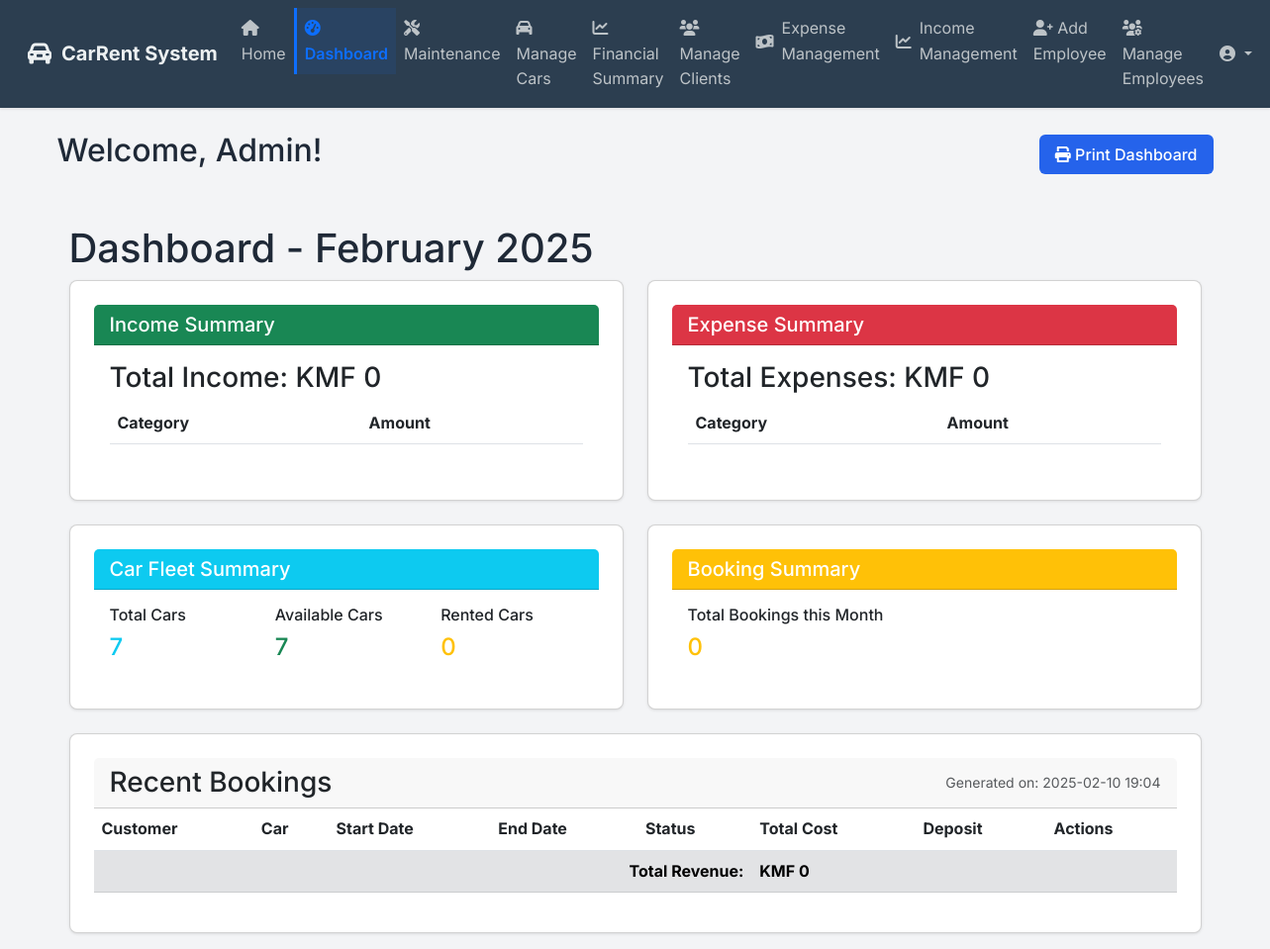
Page /dashboard (signed in) on the earlier database version.
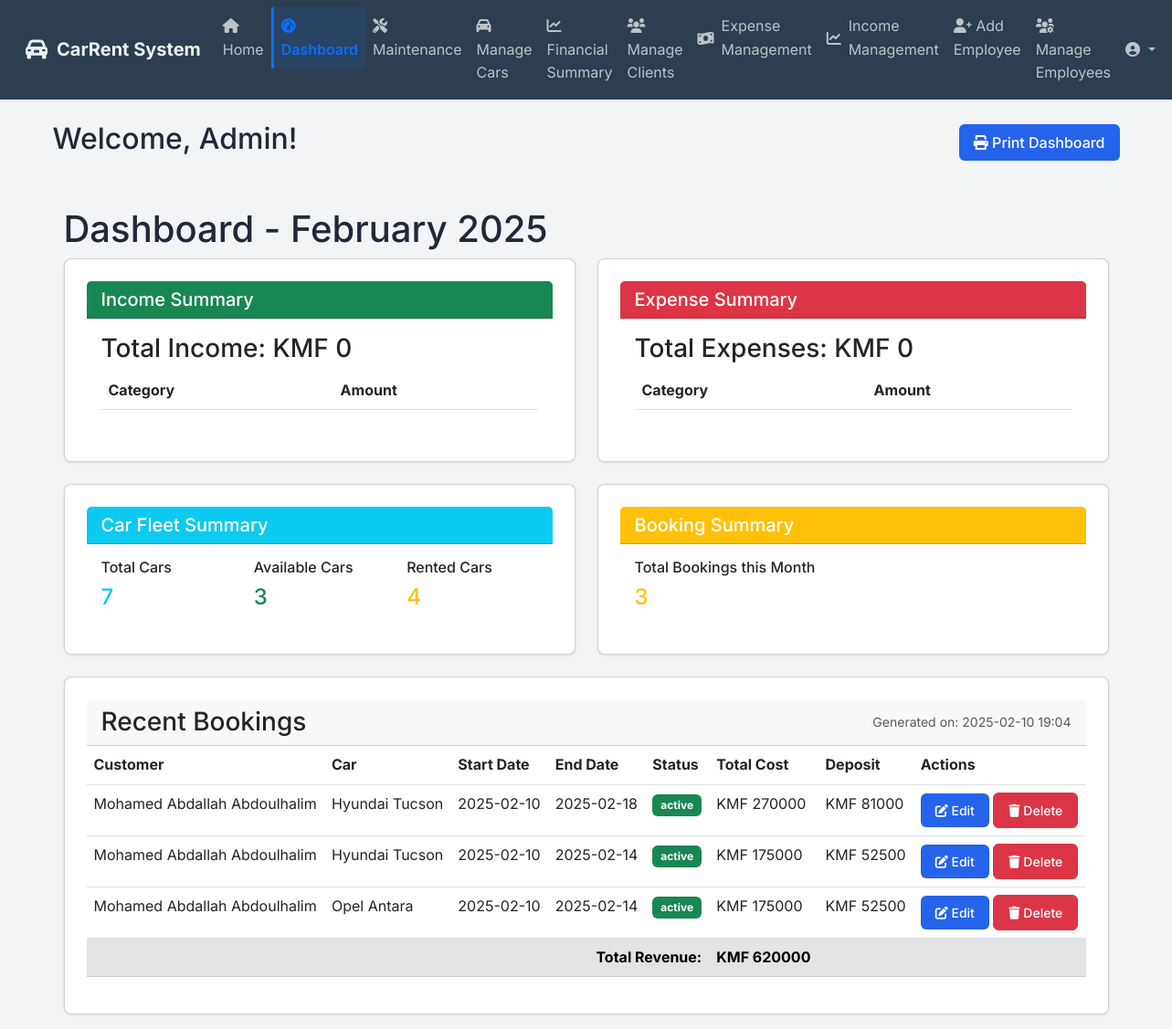
Same page on the later database version.
### app/models.py (models this page shows, shortened)
class User(db.Model, UserMixin):
    id = db.Column(db.Integer, primary_key=True)
    email = db.Column(db.String(255), nullable=False)
    password = db.Column(db.String(255), nullable=False)
    name = db.Column(db.String(255), nullable=False)
    employee_id = db.Column(db.String(100), unique=True, nullable=False)
    is_admin = db.Column(db.Boolean, default=False)
    role = db.Column(db.String(50), nullable=False, default='employee')  # 'admin', 'manager', 'secretary'
    salary = db.Column(db.Float, nullable=True, default=0.0)  # Employee salary
    phone_number = db.Column(db.String(50), nullable=True)  # Employee phone number
    is_active = db.Column(db.Boolean, default=True)  # New column for active/inactive status
    bookings_created = db.relationship('Booking', backref='employee', lazy=True)
    user_expenses = db.relationship('Expense', backref='user', lazy=True)
    user_incomes = db.relationship('Income', backref='user_income', lazy=True)

class Booking(db.Model):
    id = db.Column(db.Integer, primary_key=True)
    employee_id = db.Column(db.Integer, db.ForeignKey('user.id'), nullable=False)
    customer_id = db.Column(db.Integer, db.ForeignKey('customer.id'), nullable=False)
    car_id = db.Column(db.Integer, db.ForeignKey('car.id'), nullable=False)
    start_date = db.Column(db.DateTime, nullable=False)
    end_date = db.Column(db.DateTime, nullable=False)
    total_cost = db.Column(db.Float, nullable=False)
    deposit_amount = db.Column(db.Float, nullable=False)
    status = db.Column(db.String(20), default='active')
    notes = db.Column(db.Text)
    created_at = db.Column(db.DateTime, default=datetime.utcnow)

class Customer(db.Model):
    id = db.Column(db.Integer, primary_key=True)
    name = db.Column(db.String(100), nullable=False)
    phone = db.Column(db.String(20), unique=True, nullable=False)
    email = db.Column(db.String(120), unique=True, nullable=True)
    address = db.Column(db.String(200), nullable=True)
    license_number = db.Column(db.String(50), nullable=False)
    nin_passport_number = db.Column(db.String(50), unique=True, nullable=True)
    nationality = db.Column(db.String(50), nullable=True)
    created_at = db.Column(db.DateTime, default=datetime.utcnow)
    bookings = db.relationship('Booking', backref='customer', lazy='dynamic')

class Car(db.Model):
    id = db.Column(db.Integer, primary_key=True)
    model = db.Column(db.String(100), nullable=False)
    year = db.Column(db.Integer, nullable=False)
    license_plate = db.Column(db.String(20), unique=True, nullable=False)
    daily_rate = db.Column(db.Float, nullable=False)
    is_available = db.Column(db.Boolean, default=True)
    category = db.Column(db.String(50), nullable=False)
    description = db.Column(db.Text)
    features = db.Column(db.Text)  # Store as JSON string
    main_image = db.Column(db.String(200))  # Path to main display image
    display_order = db.Column(db.Integer, default=0)  # New field for custom ordering
    images = db.relationship('CarImage', backref='car', lazy=True, cascade='all, delete-orphan')
    bookings = db.relationship('Booking', backref='car', lazy=False)
    maintenance_records = db.relationship('Maintenance', backref='car', lazy=True, cascade='all, delete-orphan')

### app/routes.py (the view)
@main.route('/dashboard')
@login_required
@agency_only
def dashboard():
    current_month = datetime.now().month
    current_year = datetime.now().year
    incomes = Income.query.filter(
        extract('year', Income.date) == current_year,
        extract('month', Income.date) == current_month
    ).all()
    total_income = sum(income.amount for income in incomes)
    income_by_category = {}
    for income in incomes:
        income_by_category[income.category] = income_by_category.get(income.category, 0) + income.amount
    expenses = Expense.query.filter(
        extract('year', Expense.date) == current_year,
        extract('month', Expense.date) == current_month
    ).all()
    total_expenses = sum(expense.amount for expense in expenses)
    expense_by_category = {}
    for expense in expenses:
        expense_by_category[expense.category] = expense_by_category.get(expense.category, 0) + expense.amount
    total_bookings = Booking.query.filter(
        extract('year', Booking.start_date) == current_year,
        extract('month', Booking.start_date) == current_month
    ).count()
    total_cars = Car.query.count()
    available_cars = Car.query.filter_by(is_available=True).count()
    dashboard_context = {
        'total_income': total_income,
        'income_by_category': income_by_category,
        'total_expenses': total_expenses,
        'expense_by_category': expense_by_category,
        'total_bookings': total_bookings,
        'total_cars': total_cars,
        'available_cars': available_cars,
        'current_month': datetime.now().strftime('%B'),
        'current_year': current_year,
        'current_datetime': datetime.now()
    }
    if not (current_user.is_admin or current_user.role in ['manager', 'secretary']):
        dashboard_context['bookings'] = Booking.query.filter_by(employee_id=current_user.id).order_by(Booking.created_at.desc()).all()
    else:
        dashboard_context['bookings'] = Booking.query.order_by(Booking.created_at.desc()).all()
        dashboard_context['cars'] = Car.query.all()
    return render_template('dashboard.html', **dashboard_context)

### app/templates/dashboard.html (shortened to what this page needs)
{% extends "base.html" %}
{% block content %}
<div class="dashboard-header d-flex justify-content-between align-items-center mb-4">
    <h2>Welcome, {{ current_user.name }}!</h2>
    <button class="btn btn-primary" onclick="printDashboard()">
        <i class="fas fa-print"></i> Print Dashboard
    </button>
</div>
{% if current_user.is_admin or current_user.role in ['manager', 'secretary'] %}
<div class="container-fluid">
    <div class="row">
        <div class="col-md-12">
            <h1 class="mt-4">Dashboard - {{ current_month }} {{ current_year }}</h1>
        </div>
    </div>
    <div class="row">
        <div class="col-md-6">
            <div class="card mb-4">
                <div class="card-header bg-success text-white">
                    <h5 class="card-title mb-0">Income Summary</h5>
                </div>
                <div class="card-body">
                    <h3 class="card-title">Total Income: KMF {{ "%.0f"|format(total_income) }}</h3>
                    <table class="table">
                        <thead>
                            <tr>
                                <th>Category</th>
                                <th>Amount</th>
                            </tr>
                        </thead>
                    </table>
                </div>
            </div>
        </div>
        <div class="col-md-6">
            <div class="card mb-4">
                <div class="card-header bg-danger text-white">
                    <h5 class="card-title mb-0">Expense Summary</h5>
                </div>
                <div class="card-body">
                    <h3 class="card-title">Total Expenses: KMF {{ "%.0f"|format(total_expenses) }}</h3>
                    <table class="table">
                        <thead>
                            <tr>
                                <th>Category</th>
                                <th>Amount</th>
                            </tr>
                        </thead>
                    </table>
                </div>
            </div>
        </div>
    </div>
    <div class="row">
        <div class="col-md-6">
            <div class="card mb-4">
                <div class="card-header bg-info text-white">
                    <h5 class="card-title mb-0">Car Fleet Summary</h5>
                </div>
                <div class="card-body">
                    <div class="row">
                        <div class="col-md-4">
                            <h6>Total Cars</h6>
                            <p class="h4 text-info">{{ total_cars }}</p>
                        </div>
                        <div class="col-md-4">
                            <h6>Available Cars</h6>
                            <p class="h4 text-success">{{ available_cars }}</p>
                        </div>
                        <div class="col-md-4">
                            <h6>Rented Cars</h6>
                            <p class="h4 text-warning">{{ total_cars - available_cars }}</p>
                        </div>
                    </div>
                </div>
            </div>
        </div>
        <div class="col-md-6">
            <div class="card mb-4">
                <div class="card-header bg-warning text-white">
                    <h5 class="card-title mb-0">Booking Summary</h5>
                </div>
                <div class="card-body">
                    <h6>Total Bookings this Month</h6>
                    <p class="h4 text-warning">{{ total_bookings }}</p>
                </div>
            </div>
        </div>
    </div>
    <div class="card">
        <div class="card-header d-flex justify-content-between align-items-center">
            <h3 class="mb-0">Recent Bookings</h3>
            <div class="print-info text-muted">
                <small>Generated on: {{ current_datetime.strftime('%Y-%m-%d %H:%M') }}</small>
            </div>
        </div>
        <div class="table-responsive">
            <table class="table">
                <thead>
                    <tr>
                        <th>Customer</th>
                        <th>Car</th>
                        <th>Start Date</th>
                        <th>End Date</th>
                        <th>Status</th>
                        <th>Total Cost</th>
                        <th>Deposit</th>
                        <th class="no-print">Actions</th>
                    </tr>
                </thead>
                <tbody>
                    {% for booking in bookings %}
                    <tr>
                        <td>{{ booking.customer.name }}</td>
                        <td>{{ booking.car.model }}</td>
                        <td>{{ booking.start_date.strftime('%Y-%m-%d') }}</td>
                        <td>{{ booking.end_date.strftime('%Y-%m-%d') }}</td>
                        <td>
                            <span class="badge {% if booking.status == 'active' %}bg-success{% else %}bg-secondary{% endif %}">
                                {{ booking.status }}
                            </span>
                        </td>
                        <td>KMF {{ "%.0f"|format(booking.total_cost) }}</td>
                        <td>KMF {{ "%.0f"|format(booking.deposit_amount) }}</td>
                        <td class="no-print">
                            {% if booking.status == 'active' %}
                            <button class="btn btn-sm btn-primary"
                                    onclick="openEditModal('{{ booking.id }}', '{{ booking.end_date.strftime('%Y-%m-%d') }}', {{ booking.car.daily_rate }})">
                                <i class="fas fa-edit"></i> Edit
                            </button>
                            {% endif %}
                            <button class="btn btn-sm btn-danger"
                                    onclick="openDeleteModal('{{ booking.id }}', '{{ booking.car.model }}', '{{ booking.customer.name }}')">
                                <i class="fas fa-trash"></i> Delete
                            </button>
                        </td>
                    </tr>
                    {% endfor %}
                </tbody>
                <tfoot class="table-secondary">
                    <tr>
                        <td colspan="5" class="text-end"><strong>Total Revenue:</strong></td>
                        <td><strong>KMF {{ "%.0f"|format(bookings|sum(attribute='total_cost')) }}</strong></td>
                        <td class="no-print"></td>
                        <td class="no-print"></td>
                    </tr>
                </tfoot>
            </table>
        </div>
    </div>
{% endif %}
{% endblock %}

Differences in the rows shown:
added Booking: customer.name "Mohamed Abdallah Abdoulhalim", car.model "Hyundai Tucson", start_date "2025-02-10", end_date "2025-02-18", status "active", total_cost "270000", deposit_amount "81000"
added Booking: customer.name "Mohamed Abdallah Abdoulhalim", car.model "Hyundai Tucson", start_date "2025-02-10", end_date "2025-02-14", status "active", total_cost "175000", deposit_amount "52500"
added Booking: customer.name "Mohamed Abdallah Abdoulhalim", car.model "Opel Antara", start_date "2025-02-10", end_date "2025-02-14", status "active", total_cost "175000", deposit_amount "52500"
Other differences:
{{ available_cars }}: "7" → "3"
{{ total_cars - available_cars }}: "0" → "4"
{{ total_bookings }}: "0" → "3"
{{ "%.0f"|format(bookings|sum(attribute='total_cost')) }}: "0" → "620000"
